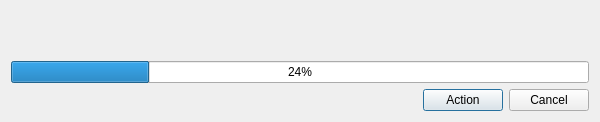
<?xml version="1.0" encoding="UTF-8"?>
<ui version="4.0">
 <class>CheckForUpdatesDialogClass</class>
 <widget class="QDialog" name="CheckForUpdatesDialogClass">
  <property name="geometry">
   <rect>
    <x>0</x>
    <y>0</y>
    <width>600</width>
    <height>122</height>
   </rect>
  </property>
  <property name="windowTitle">
   <string>Check for updates ...</string>
  </property>
  <layout class="QVBoxLayout" name="verticalLayout">
   <item>
    <widget class="QLabel" name="messageLabel">
     <property name="text">
      <string/>
     </property>
    </widget>
   </item>
   <item>
    <widget class="QProgressBar" name="progressBar">
     <property name="value">
      <number>24</number>
     </property>
    </widget>
   </item>
   <item>
    <layout class="QHBoxLayout" name="horizontalLayout">
     <item>
      <spacer name="horizontalSpacer">
       <property name="orientation">
        <enum>Qt::Orientation::Horizontal</enum>
       </property>
       <property name="sizeHint" stdset="0">
        <size>
         <width>40</width>
         <height>20</height>
        </size>
       </property>
      </spacer>
     </item>
     <item>
      <widget class="QPushButton" name="actionButton">
       <property name="text">
        <string>Action</string>
       </property>
      </widget>
     </item>
     <item>
      <widget class="QPushButton" name="cancelButton">
       <property name="text">
        <string>Cancel</string>
       </property>
      </widget>
     </item>
    </layout>
   </item>
  </layout>
 </widget>
 <layoutdefault spacing="6" margin="11"/>
 <resources/>
 <connections>
  <connection>
   <sender>cancelButton</sender>
   <signal>clicked()</signal>
   <receiver>CheckForUpdatesDialogClass</receiver>
   <slot>reject()</slot>
   <hints>
    <hint type="sourcelabel">
     <x>552</x>
     <y>95</y>
    </hint>
    <hint type="destinationlabel">
     <x>299</x>
     <y>60</y>
    </hint>
   </hints>
  </connection>
  <connection>
   <sender>actionButton</sender>
   <signal>clicked()</signal>
   <receiver>CheckForUpdatesDialogClass</receiver>
   <slot>onProcessAction()</slot>
   <hints>
    <hint type="sourcelabel">
     <x>471</x>
     <y>95</y>
    </hint>
    <hint type="destinationlabel">
     <x>299</x>
     <y>60</y>
    </hint>
   </hints>
  </connection>
 </connections>
 <slots>
  <slot>onProcessAction()</slot>
 </slots>
</ui>
